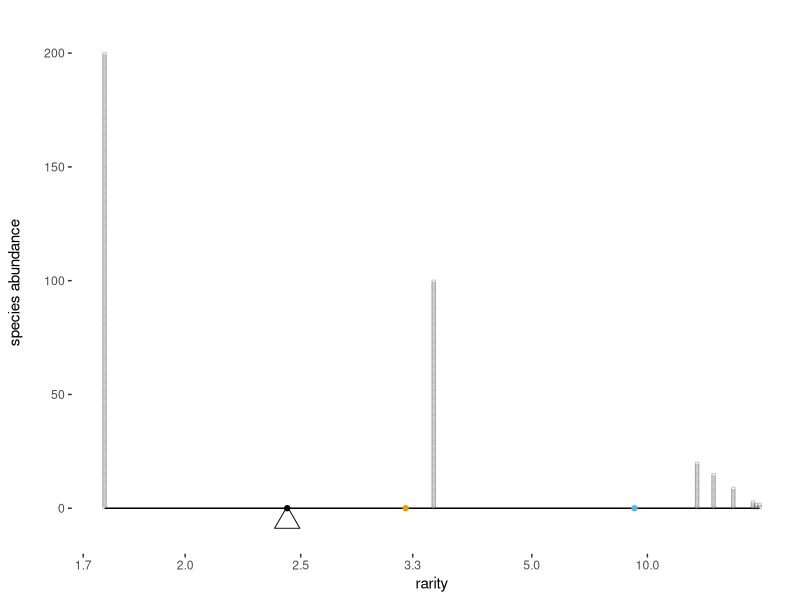
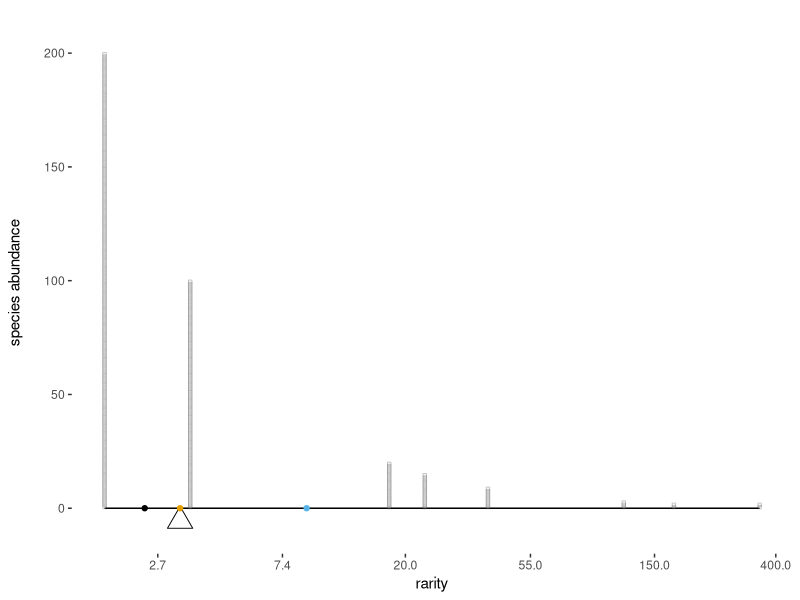
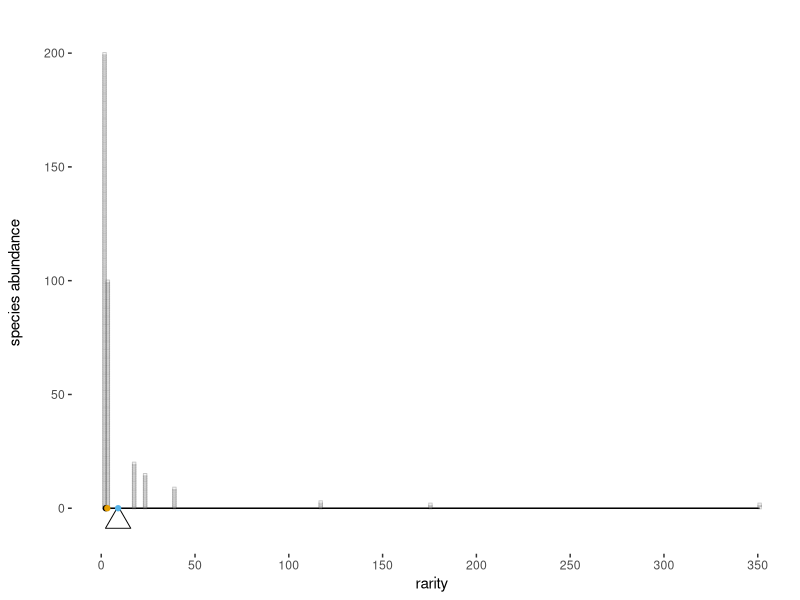

Reproduce these figures in R, in order.
#script to take vector of abundances and chosen "l" and generate seesaw plots. Set to work in a pdf graphics device (e.g. pdf, quartz, but won't always look nice in RStudio's graphics device.)

library(tidyverse)
library(ggthemes)

## TODO

## box size for small max abundances


theme_set(theme_tufte(base_family = "sans"))
library(scales) # trans_new() is in the scales library

epsPretty <- 0
offStart <- 0

pfun=function(x, pow, offset=offStart){
	if (pow==0) return(log(x))
	r <- sign(pow)*(x+offset)^pow
	return(r)
}

ipfun=function(x, pow, offset=offStart){
	if (pow==0) return(exp(x))
	r <- sign(pow)*(x)^(1/pow)
	return(r)
}

# Diversity function 
dfun<-function(ab, l){
	rp <- ab/sum(ab)
	return(ipfun(sum(rp*pfun(1/rp, l)),l))
}

# round numbers, more aggressively the larger they are
prettify <- function(breaks){
    digits <- -floor(log10(abs(breaks))) + 1
    digits[breaks == 0] <- 0
    return((round(breaks, digits = digits))[round(breaks, digits = digits)!=(-Inf)]) #klugey fix to -Inf
}

#define how to transform axes back and forth
power_trans = function(pow) trans_new(name="power"
   , transform = function(x) pfun(x, pow)
	, inverse = function(x) ipfun(x, pow)
	, breaks = function(x) prettify(
		trans_breaks(
			function(x) pfun(x, pow), function(x) ipfun(x, pow), n = 6 #I think this looks pretty good?
		)(c(epsPretty,x)*1.1)
	)
   , domain = c(1, 10000)
)

# replicate to make stacks with geom_point
fancy_rep<-function(df){
	return(data.frame(df[rep(1:nrow(df), df$abundance),])
		%>% group_by(abundance) %>% mutate(gr=1:length(abundance))
	)
}

base_plot <- function(abundance, pointScale=200){ #200 seems to look pretty good

	rf <- tibble(names = as.factor(1:length(abundance))
		, abundance
		, rarity = sum(abundance)/abundance
	    )
	
	rfrepeated <-fancy_rep(rf) 

	pointsize <- pointScale/max(abundance)
	goff <- 0.5 #not magic, the center of a box should be at a positive integer, and we've resized the boxes so they meet at the midpoint. So subtracting 0.5 moves the stack from 0.5 to 0, every time.
	
	return(ggplot(rfrepeated, aes(x=rarity))
		
	   # fix x-axis
		+ scale_y_continuous(
			expand=c(0,0)
			, limits=c(max(rf$abundance)-1.1*max(rf$abundance), 1.1*max(rf$abundance))
		)
        
		# make axis lines with line segments 
		+ geom_segment(
			aes(x, y, xend=xend, yend=yend)
			, data=data.frame(
				x=c(min(rf$rarity))
				, y=c(0)
				, xend=c(max(rf$rarity))
				, yend=c(0)
			)
		)
		
		+ geom_point(aes(y=gr-goff), size=pointsize, shape=22, fill="lightgrey", alpha=0.2) 
		#clean up plot
		+ theme(legend.position="none")
		+ labs(y="species abundance \n")
	)
}

scale_plot <- function(ab, ell){
	div <- dfun(ab, ell)
	# print(div)
	return (base_plot(ab) 
	        #add fulcrum
		+ geom_point(
			data=tibble(x=div, y=-0.028*max(ab))
			, size=6, shape=2
			, aes(x, y)
		)
		+ scale_x_continuous(trans=power_trans(pow=ell))
		+ coord_cartesian(clip="off")
	)
}

mean_points <- function(ab, l_scale,ell=-1:1){
	div <- Vectorize(dfun, vectorize.args=("l"))(ab, ell)
	return(
	    (scale_plot(ab,l_scale) 
	       +geom_point(
		        data=tibble(x=div, y=0*div)
		        , aes(x, y, color=as.factor(ell))
		        )    
            )
	+scale_color_colorblind()
	
	)
}

#abundance distribution
# ab<-c(50,30,20)
# ab<-c(4,3,2)
# ab <- c(20, 15, 9, 3, 2, 1, 1)
ab <- c(200,100, 20, 15, 9, 3, 2, 1, 1)
# ab<-floor(exp(rnorm(50, 4,1.5)))

#plot the data
# quartz()
print(mean_points(ab,-1))
print(mean_points(ab,0))
print(mean_points(ab,1))
